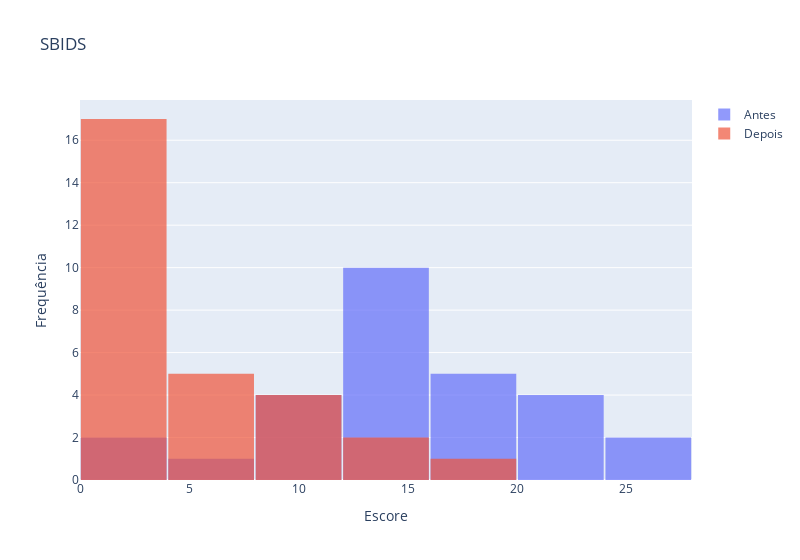

Notebook cell for this chart:
### Markdown cell above
### Histogramas SBIDS

### Code cell
fig = histograma_escore(df_sbids, "SBIDS", "escore_antes", "escore_depois")
fig.show()

### Figure 1 — Plotly figure (JSON) as saved in the notebook; plotly's stock layout.template omitted (floating-point values rounded to 4 significant figures)
{"data": [{"name": "Antes", "opacity": 0.7, "type": "histogram", "x": [19, 15, 1, 12, 12, 23, 13, 21, 15, 15, 9, 8, 0, 19, 15, 13, 17, 25, 5, 14, 20, 12, 8, 18, 9, 28, 25, 20, 17], "xbins": {"end": 28, "size": 4, "start": 0}}, {"name": "Depois", "opacity": 0.7, "type": "histogram", "x": [12, 0, 1, 1, 0, 0, 3, 17, 6, 2, 0, 0, 0, 9, 3, 3, 9, 11, 1, 7, 10, 1, 6, 5, 2, 3, 0, 6, 12], "xbins": {"end": 28, "size": 4, "start": 0}}], "layout": {"bargap": 0.01, "bargroupgap": 0.01, "barmode": "overlay", "title": {"text": "SBIDS"}, "width": 800, "xaxis": {"title": {"text": "Escore"}}, "yaxis": {"title": {"text": "Frequência"}}}}
